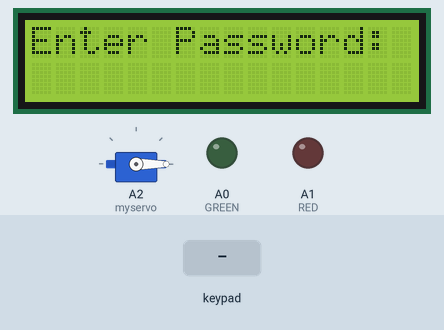
The sketch below on a simulated Arduino Uno, built with avr-gcc and run on an emulated ATmega328P. Shown: 16×2 character LCD, servo, output pins drawn as LEDs (lit = HIGH). Inputs (shaded band) come from the test bench.

Above: at 1.2 s.
1.3 s: keypad keys 5 1 1 2 0 0 1 # pressed 0.4 s apart
At 4.4 s:
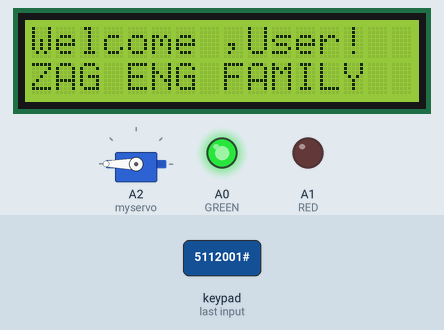
6.0 s: key '#' pressed
At 6.5 s:
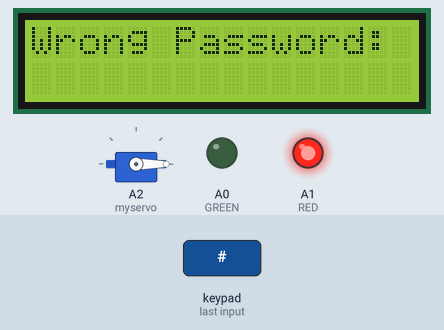
8.1 s: keypad keys 6 7 8 9 # pressed 0.4 s apart
At 10.1 s:
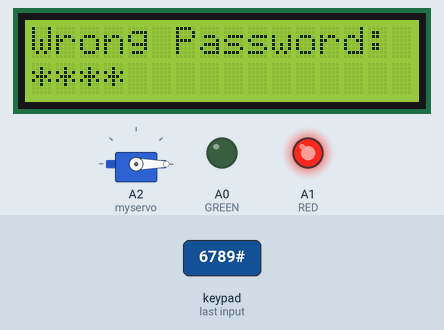
11.6 s: keypad keys 1 0 1 1 1 2 # pressed 0.4 s apart
At 14.8 s:
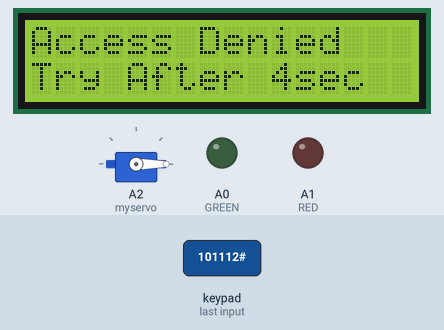
16.0 s: keypad keys 1 3 9 7 2 2 2 # pressed 0.4 s apart
At 20.1 s:
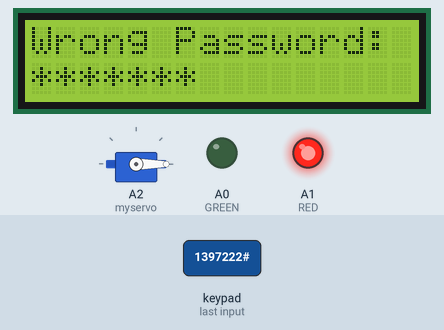
21.2 s: keypad keys 5 1 1 2 0 0 1 pressed 0.4 s apart
At 25.0 s:
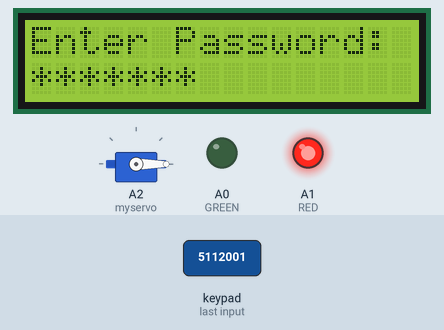
Timing chart, 0 to 26.5 s (numbered marks = the images above; inputs shaded):
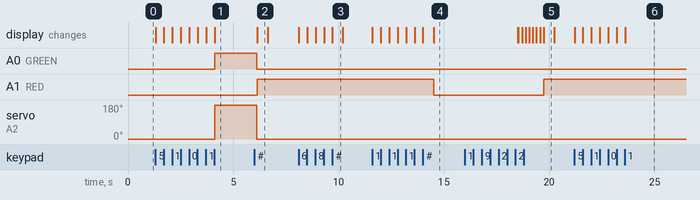

Measured:
- after the input at 1.3 s, A0 (GREEN): LOW → HIGH after 2.8 s; servo on A2 (myservo): 0° → 180° after 2.8 s; the display: first changes at once (image 1 shows a later state)
- after the input at 6.0 s, A1 (RED): LOW → HIGH after 0.14 s; the display: changes after 0.14 s (image 2)
- after the input at 8.1 s, the display: first changes at once (image 3 shows a later state)
- after the input at 11.6 s, A1 (RED): HIGH → LOW after 2.9 s; the display: first changes at once (image 4 shows a later state)
- after the input at 16.0 s, A1 (RED): LOW → HIGH after 3.7 s; the display: first differs from a run without the input after 2.5 s (image 5 shows a later state)
- after the input at 21.2 s, the display: first changes at once (image 6 shows a later state)
- what the display in image 2 shows lasts 0.5 s, from 6.1 s to 6.6 s

The sketch:

Smart_Lock.ino
```cpp
#include <LiquidCrystal.h>
#include <Servo.h>
#include <Keypad.h>
//Pin connection
#define rs 0
#define E 1
#define d4 2
#define d5 3
#define d6 4
#define d7 5
#define RED A1
#define GREEN A0
Servo myservo;
//Macros to change values
#define Enter_Button '#'
#define Number_of_Tries 3
//initialization LCD
LiquidCrystal lcd(rs, E, d4, d5, d6, d7);
//counters used in the code
int i = 0 ,count =0 ,checkCounter = 0;
//Password
char pass_saved[] = "5112001";
int pass_length = sizeof(pass_saved) - 1;
char pass[sizeof(pass_saved) - 1];
//initialization Keypad
const byte ROWS = 4;
const byte COLS = 3;
char keys[ROWS][COLS] = {
  { '1', '2', '3' },
  { '4', '5', '6' },
  { '7', '8', '9' },
  { '*', '0', '#' }
};
byte rowPins[ROWS] = { 6, 7, 8, 9 };
byte colPins[COLS] = { 10, 11, 12 };
Keypad keypad = Keypad(makeKeymap(keys), rowPins, colPins, ROWS, COLS);
void setup() {
  lcd.begin(16, 2);
  lcd.print("Enter Password:");
  lcd.setCursor(0, 1);
  myservo.attach(A2);
  myservo.write(0);
  pinMode(GREEN, OUTPUT);
  pinMode(RED, OUTPUT);
}
void setPassword() {
  lcd.clear();
  lcd.setCursor(0, 0);
  lcd.print("Enter Password:");
  lcd.setCursor(0, 1);
}
void Warning() {
  digitalWrite(RED, HIGH);
  digitalWrite(GREEN, LOW);
  lcd.setCursor(0, 0);
  lcd.print("Wrong Password");
  //Time for switching to get new input
  delay(500);
  i = 0;
  count = 0;
  lcd.clear();
  setPassword();
  checkCounter++;
}
void loop() {
  while (checkCounter != Number_of_Tries) {
    char key = keypad.getKey();
    if (key >= '0' && key != Enter_Button) {
      lcd.print('*');
      pass[i] = key;
      i++;
    } else if (key == Enter_Button) {
      //check for Password Length
      if (i == pass_length) {
        //check each char of password entered by user
        for (int j = 0; j < pass_length; j++) {
          if (pass[j] == pass_saved[j]) count++;
        }
        if (count == pass_length) {
          lcd.clear();
          lcd.setCursor(0, 0);
          lcd.print("Welcome ,User!");
          lcd.setCursor(0, 1);
          lcd.print("ZAG ENG FAMILY");
          digitalWrite(GREEN, HIGH);
          digitalWrite(RED, LOW);
          myservo.write(180);
          //Time for take Action[Turn on Led Green and move Servo]
          delay(2000);
          i = 0;
          count = 0;
          digitalWrite(GREEN, LOW);
          digitalWrite(RED, LOW);
          myservo.write(0);
          checkCounter = 0;
          setPassword();


        } else {
          Warning();
        }

      } else {
        Warning();
      }
    }
  }
  //if user entered more than 3 incorrect passwords
  lcd.clear();
  lcd.setCursor(0, 0);
  lcd.print("Access Denied");
  lcd.setCursor(0, 1);
  lcd.print("Try After 4sec");
  digitalWrite(GREEN, LOW);
  digitalWrite(RED, LOW);
  //Time for deny access
  delay(4000);
  checkCounter = 0;
  setPassword();
}
```
